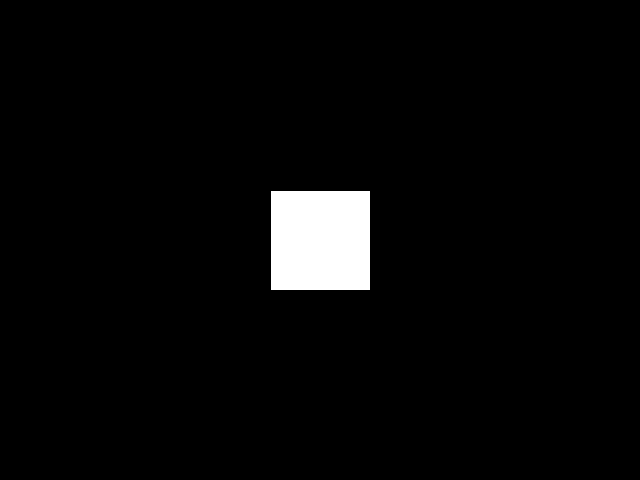
Frame 1 (no input)
Frame 60 (the mouse pressed at the canvas centre just before this capture): identical to frame 1, image omitted
Frame 120 (the mouse held since frame 60 and released just before this capture): identical to frame 1, image omitted

The Processing sketch that drew this single still picture (run headless with seeded random() and noise(); from frame 60 on, the mouse is pressed at the canvas centre):

// Processing sketch: begining
// ── begining.pde
//Sketch Setup
void setup() {
  size(640, 480);
}

//Actual program
void draw() {
  background(0);
  fill(255);
  rectMode(CENTER);
  rect(width/2, height/2, 100, 100);
}
